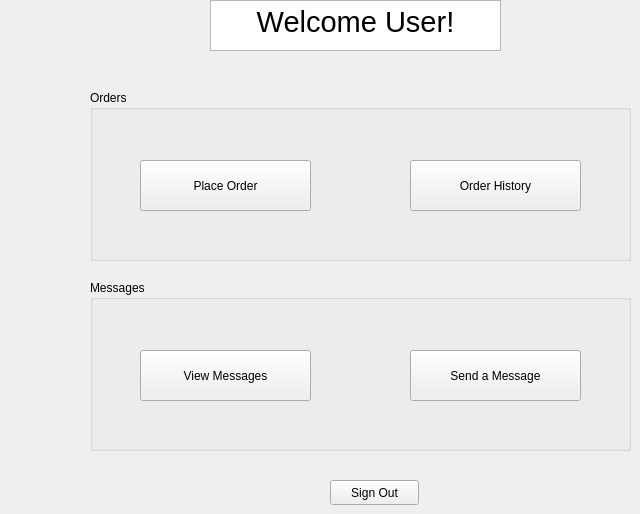
    <widget class="QWidget" name="customerProfile">
     <widget class="QTextBrowser" name="textBrowser_3">
      <property name="geometry">
       <rect>
        <x>210</x>
        <y>0</y>
        <width>291</width>
        <height>51</height>
       </rect>
      </property>
      <property name="html">
       <string>&lt;!DOCTYPE HTML PUBLIC &quot;-//W3C//DTD HTML 4.0//EN&quot; &quot;http://www.w3.org/TR/REC-html40/strict.dtd&quot;&gt;
&lt;html&gt;&lt;head&gt;&lt;meta name=&quot;qrichtext&quot; content=&quot;1&quot; /&gt;&lt;meta charset=&quot;utf-8&quot; /&gt;&lt;style type=&quot;text/css&quot;&gt;
p, li { white-space: pre-wrap; }
&lt;/style&gt;&lt;/head&gt;&lt;body style=&quot; font-family:'Ubuntu'; font-size:11pt; font-weight:400; font-style:normal;&quot;&gt;
&lt;p align=&quot;center&quot; style=&quot; margin-top:0px; margin-bottom:0px; margin-left:0px; margin-right:0px; -qt-block-indent:0; text-indent:0px;&quot;&gt;&lt;span style=&quot; font-size:22pt;&quot;&gt;Welcome User!&lt;/span&gt;&lt;/p&gt;&lt;/body&gt;&lt;/html&gt;</string>
      </property>
     </widget>
     <widget class="QGroupBox" name="groupBox_2">
      <property name="geometry">
       <rect>
        <x>90</x>
        <y>280</y>
        <width>541</width>
        <height>171</height>
       </rect>
      </property>
      <property name="title">
       <string>Messages</string>
      </property>
      <widget class="QPushButton" name="customerProfileSendMsg">
       <property name="geometry">
        <rect>
         <x>320</x>
         <y>70</y>
         <width>171</width>
         <height>51</height>
        </rect>
       </property>
       <property name="text">
        <string>Send a Message</string>
       </property>
      </widget>
      <widget class="QPushButton" name="customerProfileViewMsg">
       <property name="geometry">
        <rect>
         <x>50</x>
         <y>70</y>
         <width>171</width>
         <height>51</height>
        </rect>
       </property>
       <property name="text">
        <string>View Messages</string>
       </property>
      </widget>
     </widget>
     <widget class="QGroupBox" name="groupBox">
      <property name="geometry">
       <rect>
        <x>90</x>
        <y>90</y>
        <width>541</width>
        <height>171</height>
       </rect>
      </property>
      <property name="title">
       <string>Orders</string>
      </property>
      <widget class="QPushButton" name="customerProfileOrderHistory">
       <property name="geometry">
        <rect>
         <x>320</x>
         <y>70</y>
         <width>171</width>
         <height>51</height>
        </rect>
       </property>
       <property name="text">
        <string>Order History</string>
       </property>
      </widget>
      <widget class="QPushButton" name="customerProfilePlaceOrder">
       <property name="geometry">
        <rect>
         <x>50</x>
         <y>70</y>
         <width>171</width>
         <height>51</height>
        </rect>
       </property>
       <property name="text">
        <string>Place Order</string>
       </property>
      </widget>
     </widget>
     <widget class="QPushButton" name="customerSignOut">
      <property name="geometry">
       <rect>
        <x>330</x>
        <y>480</y>
        <width>89</width>
        <height>25</height>
       </rect>
      </property>
      <property name="text">
       <string>Sign Out</string>
      </property>
     </widget>
    </widget>
